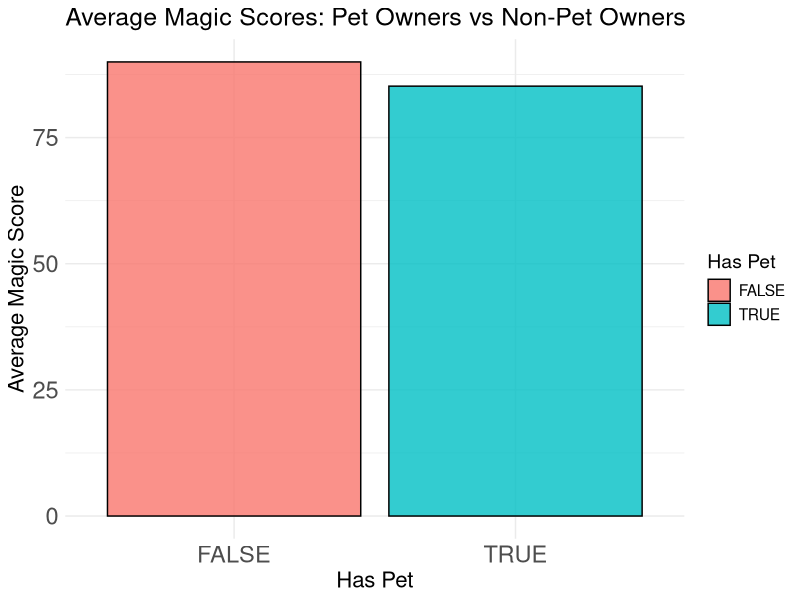

This figure's R source:
## ---- chunk 1
# set the locale to English and UTF-8 encoding so that emojis can be displayed correctly
Sys.setlocale("LC_CTYPE", "en_US.UTF-8")

# load the dplyr package
library(dplyr)
library(ggplot2)
library(gridExtra)
school_data <- read.csv("../datasets/magic_school_grades.csv")

print("🔍 Evidence loaded from magic_school_grades.csv")
head(school_data)
## ---- chunk 2
# TODO: Fill in the ... below to solve the mysteries!

# Create 3 histograms stacked on top of each other
# Magic score
magic_hist <- ggplot(school_data, aes(x = magic_score)) +
  geom_histogram(fill = "#d578f2fc", color = "black", alpha = 0.7) +
  labs(title = "Magic Score Distribution", x = "Magic Score", y = "Count")+
  xlim(0, 100) +
  ylim(0, 18) +
  theme_minimal() +
  theme(text = element_text(size = 14),
        plot.title = element_text(size = 18),
        axis.title = element_text(size = 16),
        axis.text = element_text(size = 17))
## ---- chunk 3
# TODO: Fill in the ... below to solve the mysteries!

# Compare magic scores between pet owners and non-pet owners
pet_comparison <- school_data %>%
  group_by(has_pet) %>%
  summarize(avg_magic = mean(magic_score), count = n())
print(pet_comparison)

# Method 1: Two histograms stacked on top of each other using 2x1 grid
# Filter data for pet owners
pet_owners <- school_data %>% filter(has_pet == TRUE)
non_pet_owners <- school_data %>% filter(has_pet == FALSE)

# Histogram for pet owners
pet_hist <- ggplot(pet_owners, aes(x = magic_score)) +
  geom_histogram(fill = "#87ceeb", color = "black", alpha = 0.7) +
  labs(title = "Magic Scores: Pet Owners", x = "Magic Score", y = "Count") +
  xlim(10, 100) +
  ylim(0, 18) +
  theme_minimal() +
  theme(text = element_text(size = 14),
        plot.title = element_text(size = 18),
        axis.title = element_text(size = 16),
        axis.text = element_text(size = 17))
## ---- chunk 4
# Method 2: Bar plot showing average magic scores
avg_plot <- ggplot(pet_comparison, aes(x = has_pet, y = avg_magic, fill = has_pet)) +
  geom_col(color = "black", alpha = 0.8) +
  labs(title = "Average Magic Scores: Pet Owners vs Non-Pet Owners", 
       x = "Has Pet", y = "Average Magic Score", fill = "Has Pet") +
  theme_minimal() +
  theme(text = element_text(size = 14),
        plot.title = element_text(size = 18),
        axis.title = element_text(size = 16),
        axis.text = element_text(size = 17))
print(avg_plot)
